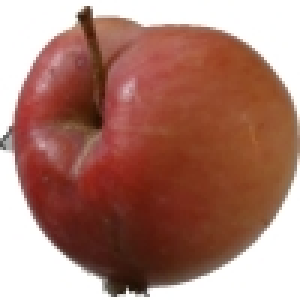
#> input picture data/fruits-360/Training/Apple 10/r1_84_100.jpg, 100 x 100 px, found by its file name (shown 3 times larger); its folder holds only this picture in this run
$ jupyter execute --allow-errors previous_model.ipynb
#> lines starting #> are read from the running program, lines starting #| are printed output that depends on the picture
[cell 1]
import os
import numpy as np
from PIL import Image
from skimage.feature import hog
from skimage import exposure
import cv2

[cell 2]
# Function to load image data and convert to numpy array
def convertImgToNumpyArr(image_path):
    try:
        img = Image.open(image_path)  # creating reference variable img to access image data
        img = img.resize((100, 100))  # resize image to 100x100 in case it is not
        img = np.array(img)  # converting image data from JPG to numpy array
        #img = img / 255.0  # normalizing RGB values (cv2 needs 0-255 range)
        return img
    except Exception as e:
        print(f"Error processing image {image_path}: {e}")  # error handling
        return None

[cell 3]
# Function to compute HOG features of an image
def computeHOGFeatures(image):

    # conversion to grayscale
    grayImg = cv2.cvtColor(image, cv2.COLOR_RGB2GRAY)
    grayImg = grayImg / 255.0  # normalizing

    # computing HOG features
    fd, hogImg = hog(grayImg, pixels_per_cell=(8,8), orientations=9, cells_per_block=(2, 2), visualize=True) # 9 orientations, 8x8 pixels per cell, 2x2 cells per block

    # increasing the contrast of the image
    hogImg = exposure.rescale_intensity(hogImg, in_range=(0, 10))

    return fd, hogImg

[cell 4]
# Function to compute colour histogram features for an image

def computeColourHist(image, bins=20):

    # conversion from RGB to HSV
    hsvImg = cv2.cvtColor(image, cv2.COLOR_RGB2HSV)

    hsvImg = hsvImg / 255.0  # normalizing

    # extracting histograms for Hue, Saturation, and Value
    hueHist = np.histogram(hsvImg[:,:,0], bins=bins, range=(0, 1))[0]
    satHist = np.histogram(hsvImg[:,:,1], bins=bins, range=(0, 1))[0]
    valHist = np.histogram(hsvImg[:,:,2], bins=bins, range=(0, 1))[0]

    # concatenating the histograms of Hue, Saturation, and Value and returning
    return np.concatenate((hueHist, satHist, valHist))

[cell 5]
# Function to extract features and save them as numpy arrays
def saveImgFeaturesAsNumpyArr(src_path, save_path):
    print(f"Original Image Folder: {src_path}")
    os.makedirs(os.path.dirname(save_path), exist_ok=True)  # creating the save folder if it doesn't exist
    print(f"Saving Image Features Folder: {save_path}")

    # going through each fruit folder in the source path (train or test)
    for fruit_folder in os.listdir(src_path):
        fruit_folder_path = os.path.join(src_path, fruit_folder)

        if os.path.isdir(fruit_folder_path):  # checking if the path actually points to a folder
            print(f"Currently Processing Fruit Images of: {fruit_folder}")

            # going through each image file in the current folder
            for img in os.listdir(fruit_folder_path):
                img_path = os.path.join(fruit_folder_path, img)

                if img.endswith('.jpg'):  # checking if the file is an jpg image
                    img_as_numpy_arr = convertImgToNumpyArr(img_path)
                    if img_as_numpy_arr is None:  # handling image processing error
                        print(f"Error processing image {img_path}")
                    else:
                        # computing the feature vector (HOG + Colour Histogram)
                        hogFeatures, _ = computeHOGFeatures(img_as_numpy_arr)  # Only use the feature descriptor
                        hogFeatures = np.ravel(hogFeatures)  # Flatten HOG features if needed

                        colourHistFeatures = computeColourHist(img_as_numpy_arr)
                        colourHistFeatures = np.ravel(colourHistFeatures)  # Flatten color histogram features if needed
                        # print("HOG features shape:", hogFeatures.shape)
                        # print("Colour Histogram features shape:", colourHistFeatures.shape)

                        # joining both feature sets
                        featureVector = np.concatenate((hogFeatures, colourHistFeatures))
                        featureVector = featureVector.astype(np.float32) # converting to float32 for saving storage space
                        # print("Feature vector length:", len(featureVector))

                        # creating the respective save path for each feature vector
                        subfolder_path = os.path.relpath(fruit_folder_path, src_path)
                        save_file_name = f"{os.path.splitext(img)[0]}.npy"  # saving file with .npy extension
                        img_save_path = os.path.join(save_path, subfolder_path, save_file_name)

                        # creating the save folder if it doesn't exist
                        os.makedirs(os.path.dirname(img_save_path), exist_ok=True)
                        np.save(img_save_path, featureVector)

[cell 6]
# Define paths for source and destination
train_data_path = os.path.join('fruits-360', 'Training')
features_save_path = os.path.join('fruits-360', 'Features', 'Training')

# Run feature extraction on training data
saveImgFeaturesAsNumpyArr(train_data_path, features_save_path)
#> in convertImgToNumpyArr, img is the input picture: PIL image 100x100 RGB; mean R, G, B 170.6, 125, 112.7
#> in computeHOGFeatures, `grayImg = cv2.cvtColor(image, cv2.COLOR_RGB2GRAY)`:
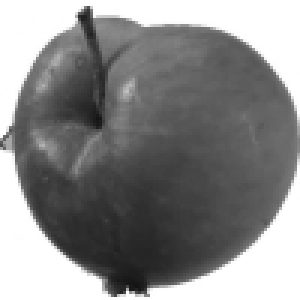
#> grayImg: shape (100, 100) (shown 3 times larger); min 19, max 255, mean 137.2
#> in computeHOGFeatures, `fd, hogImg = hog(grayImg, pixels_per_cell=(8,8), orientations=9, cells..`:
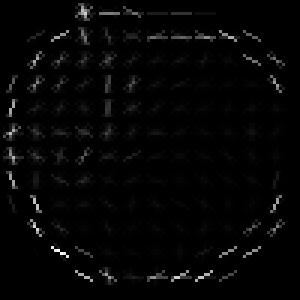
#> hogImg: shape (100, 100) float64 (shown 3 times larger); min 0, max 0.253, mean 0.00533; drawn with min black and max white
#> in computeHOGFeatures, `fd, hogImg = hog(grayImg, pixels_per_cell=(8,8), orientations=9, cells..`: fd = 4356 values, max 0.893 at index 29, min 0 at index 0, mean 0.117
#> in saveImgFeaturesAsNumpyArr, `hogFeatures, _ = computeHOGFeatures(img_as_numpy_arr)`: hogFeatures has the same summary as fd in computeHOGFeatures
#> in computeColourHist, `hsvImg = cv2.cvtColor(image, cv2.COLOR_RGB2HSV)`: hsvImg: shape (100, 100, 3); mean H, S, V 10.4, 113.4, 170.6
#> in computeColourHist, `hsvImg = hsvImg / 255.0`: hsvImg: shape (100, 100, 3) float64; mean H, S, V 0.0409, 0.445, 0.669
#> in computeColourHist, `hueHist = np.histogram(hsvImg[:,:,0], bins=bins, range=(0, 1))[0]`: hueHist = 20 values, max 9093 at index 0, min 0 at index 3, mean 500
#> in computeColourHist, `satHist = np.histogram(hsvImg[:,:,1], bins=bins, range=(0, 1))[0]`: satHist = 20 values, max 2957 at index 0, min 5 at index 19, mean 500
#> in computeColourHist, `valHist = np.histogram(hsvImg[:,:,2], bins=bins, range=(0, 1))[0]`: valHist = 20 values, max 2965 at index 19, min 0 at index 0, mean 500
#> in saveImgFeaturesAsNumpyArr, `colourHistFeatures = computeColourHist(img_as_numpy_arr)`: colourHistFeatures = 60 values, max 9093 at index 0, min 0 at index 3, mean 500
#> in saveImgFeaturesAsNumpyArr, `featureVector = np.concatenate((hogFeatures, colourHistFeatures))`: featureVector = 4416 values, max 9093 at index 4356, min 0 at index 0, mean 6.91
#> pass 2 of the loop in saveImgFeaturesAsNumpyArr, `for fruit_folder in os.listdir(src_path):`:
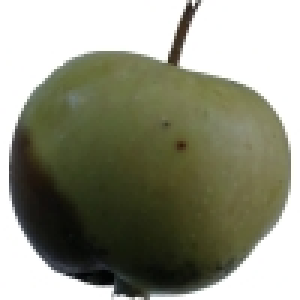
#> input picture data/fruits-360/Training/Apple 12/r0_200_100.jpg, 100 x 100 px, found by its file name (shown 3 times larger)
#> in convertImgToNumpyArr, img is the input picture: PIL image 100x100 RGB; mean R, G, B 145.4, 146.7, 129.5
#> in computeHOGFeatures (call 2), `grayImg = cv2.cvtColor(image, cv2.COLOR_RGB2GRAY)`:
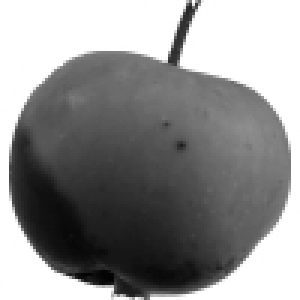
#> grayImg: shape (100, 100) (shown 3 times larger); min 3, max 255, mean 144.4
#> fd = 4356 values, max 1 at index 103, min 0 at index 0, mean 0.0991
#> in computeHOGFeatures (call 2), `hogImg = exposure.rescale_intensity(hogImg, in_range=(0, 10))`:
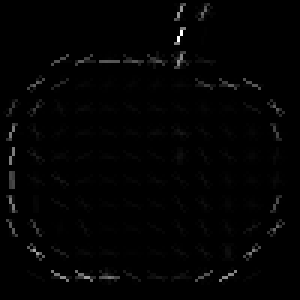
#> hogImg: shape (100, 100) float64 (shown 3 times larger); min 0, max 0.0422, mean 0.000494; drawn with min black and max white
#> hogFeatures has the same summary as fd in computeHOGFeatures
#> colourHistFeatures = 60 values, max 5066 at index 2, min 0 at index 10, mean 500
#> featureVector = 4416 values, max 5066 at index 4358, min 0 at index 0, mean 6.89

[cell 7]
# Define paths for source and destination
test_data_path = os.path.join('fruits-360', 'Test')
features_save_path = os.path.join('fruits-360', 'Features', 'Test')

# Run feature extraction on training data
#> (the rest of this cell did not finish here and is left out)


[cell 8]
from sklearn.tree import DecisionTreeClassifier
from sklearn.model_selection import train_test_split
from sklearn.metrics import accuracy_score

# Defining dataset paths
data_dir_train = "fruits-360/Features/Training"
data_dir_test = "fruits-360/Features/Test"

# Initializing lists to store data
features_train, labels_train = [], []
features_test, labels_test = [], []
fruit_classes = {}  # Mapping of fruit name to label

# Read training dataset
for label, fruit_name in enumerate(os.listdir(data_dir_train)):
    fruit_path = os.path.join(data_dir_train, fruit_name)

    if os.path.isdir(fruit_path):
        fruit_classes[fruit_name] = label  # Assigning numeric label

        for file in os.listdir(fruit_path):
            if file.endswith(".npy"):  # To process only .npy files
                file_path = os.path.join(fruit_path, file)
                feature_data = np.load(file_path)

                features_train.append(feature_data)
                labels_train.append(label)
#> pass 2 of the loop `for label, fruit_name in enumerate(os.listdir(data_dir_train)):`:

# Read testing dataset
for fruit_name, label in fruit_classes.items():  # Use the same labels as training
    fruit_path = os.path.join(data_dir_test, fruit_name)

    if os.path.isdir(fruit_path):
        for file in os.listdir(fruit_path):
            if file.endswith(".npy"):  # To process only .npy files
                file_path = os.path.join(fruit_path, file)
                feature_data = np.load(file_path)

                features_test.append(feature_data)
                labels_test.append(label)
#> pass 2 of the loop `for fruit_name, label in fruit_classes.items():`:
